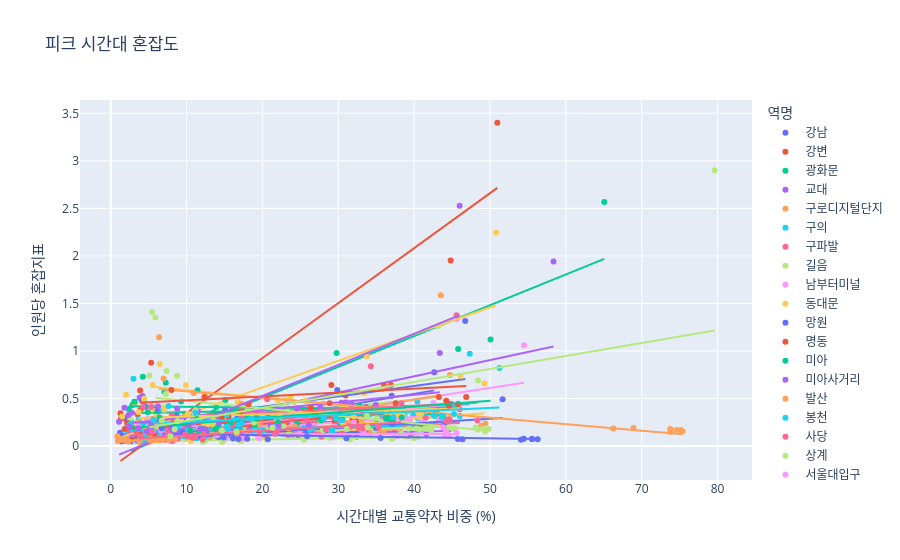

The cell this chart's notebook holds for it:
### Code cell
# hover_name: 마우스 올리면 '역명' 표시
# trendline="ols": 최소제곱법(Ordinary Least Squares) 기반 추세선 추가
fig = px.scatter(df_result,
                 x='시간대별_교통약자비중',
                 y='인원당혼잡지표',
                 hover_name='역명',
                 color='역명',
                 trendline="ols",  # 이 부분이 추세선을 그려줍니다
                 title='피크 시간대 혼잡도')

# 그래프 레이아웃 깔끔하게 정리
fig.update_layout(
    xaxis_title="시간대별 교통약자 비중 (%)",
    yaxis_title="인원당 혼잡지표"
)

fig.show()
